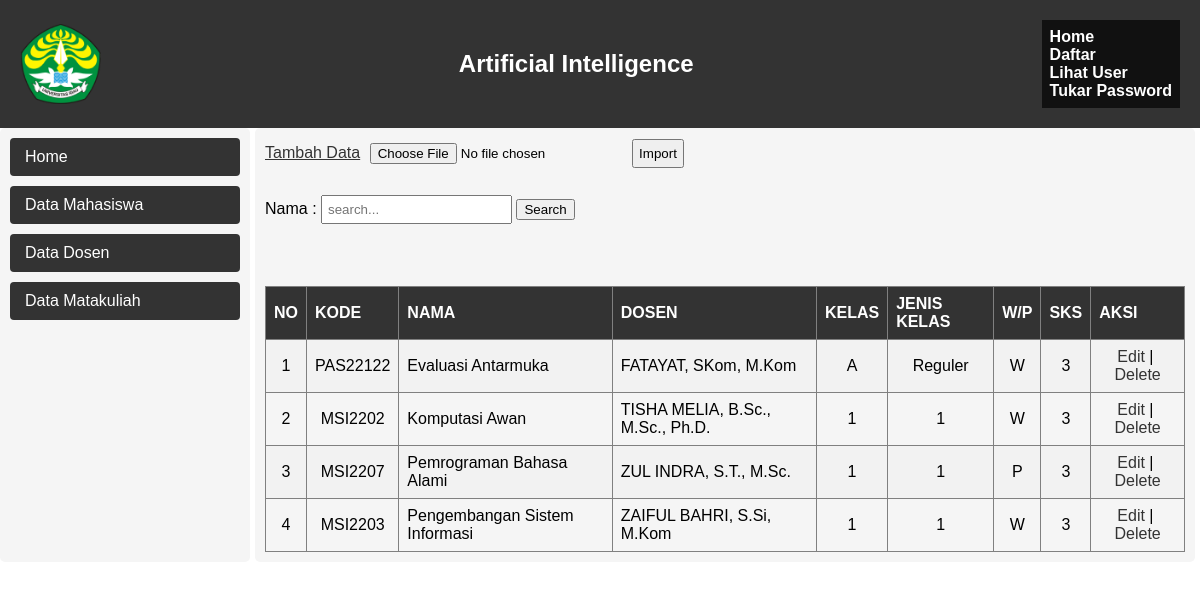
The app's page /data_matakuliah.php with its own data.
### tables this page shows
CREATE TABLE `matkul_web` (
  `id_matkul` int(11) NOT NULL,
  `kode` varchar(10) NOT NULL,
  `nama` varchar(30) NOT NULL,
  `dosen` varchar(50) NOT NULL,
  `kelas` char(1) NOT NULL,
  `jenis_kelas` varchar(15) NOT NULL,
  `wp` char(1) NOT NULL,
  `sks` int(2) NOT NULL
);

### data_matakuliah.php (the view, shortened to what this page needs)
<?php
include 'koneksi.php';
    if (isset($_GET["submit"])) {
    $nama = ($_GET["nama"]);
    $nama = mysqli_real_escape_string($conn, $nama);
    $query  = "SELECT * FROM matkul_web WHERE nama LIKE '%$nama%' ";
    $query .= "ORDER BY nama ASC";
    $pesan = "Hasil pencarian untuk nama <b>\"$nama\" </b>:";
} else {
    $query = "SELECT * FROM matkul_web ORDER BY nama ASC";
}
?>
<!DOCTYPE html>
<html>
<head>
    <link rel="stylesheet" href="css/data_dosen.css">
</head>
<body>
    <div class="header">
        <div class="logo">
            <img src="img/unri (1).png" alt="Logo">
        </div>
        <div class="title">Artificial Intelligence</div>
        <div class="navbar">
            <ul>
                <li><a href="home.php">Home</a></li>
                <li><a href="daftar.php">Daftar</a></li>
                <li><a href="user.php">Lihat User</a></li>
                <li><a href="password.php">Tukar Password</a></li>
            </ul>
        </div>
    </div>
    <div class="container">
        <div class="column column-kiri">
        <ul>
                <li><a href="home.php">Home</a></li>
                <li><a href="data_mahasiswa.php">Data Mahasiswa</a></li>
                <li><a href="data_dosen.php">Data Dosen</a></li>
                <li><a href="data_matakuliah.php">Data Matakuliah</a></li>
            </ul>
        </div>
        <div class="column column-kanan table-container">
            <a href="form_tambah_matkul.php">Tambah Data</a>
            <input type="file">
            <button>Import</button>
            <form id="search" action="data_matakuliah.php" method="get">
                <p>
                    <label for="nim">Nama : </label>
                    <input type="text" name="nama" id="nama" placeholder="search...">
                    <input type="submit" name="submit" value="Search">
                </p>
            </form>
            <br><br>
            <table border="1" cellpadding="3" cellspacing="3" width="1200px" style="border-collapse: collapse;">
                <tr>
                    <th>NO</th>
                    <th>KODE</th>
                    <th>NAMA</th>
                    <th>DOSEN</th>
                    <th>KELAS</th>
                    <th>JENIS KELAS</th>
                    <th>W/P</th>
                    <th>SKS</th>
                    <th>AKSI</th>
                </tr>
                <?php
                $matkul = mysqli_query($conn, $query);
                $no=1;
                foreach ($matkul as $row){
                    echo"<tr>
                        <td style='text-align:center;'>$no</td>
                        <td style='text-align:center;'>".$row['kode']."</td>
                        <td>".$row['nama']."</td>
                        <td>".$row['dosen']."</td>
                        <td style='text-align:center;'>".$row['kelas']."</td>
                        <td style='text-align:center;'>".$row['jenis_kelas']."</td>
                        <td style='text-align:center;'>".$row['wp']."</td>
                        <td style='text-align:center;'>".$row['sks']."</td>
                        <td style='text-align:center;'>
                            <a href=form_edit_matakuliah.php?kode=$row[kode] style='text-decoration:none;'>Edit</a>&nbsp;|&nbsp;
                            <a href=delete_matakuliah.php?kode=$row[kode] style='text-decoration:none;'>Delete</a>
                        </td>
                    </tr>";
                    $no++;
                }
                ?>
            </table>
        </div>
    </div>
<html>

### css/data_dosen.css (style rules this page uses)
body { margin: 0; padding: 0; font-family: Arial, sans-serif; }
.header { background-color: #333; color: #fff; padding: 20px; display: flex; align-items: center; justify-content: space-between; }
.logo { display: flex; align-items: center; }
.logo img { height: 80px; margin-right: 10px; }
.title { font-size: 24px; font-weight: bold; }
.navbar { padding: 0px; background-color: #111111; display: flex; flex-direction: column; align-items: flex-start; }
.navbar ul { list-style-type: none; margin: 0; padding: 8px; }
.navbar a { text-decoration: none; color: #fff; font-weight: bold; }
.container { display: flex; justify-content: space-between; margin: 0px; }
.column { padding: 10px; background-color: #f5f5f5; border-radius: 5px; margin-right: 5px; }
.column-kiri { width: 20%; }
.column-kanan { width: 80%; }
.column ul { list-style-type: none; padding: 0; margin: 0; }
.column ul li { margin-bottom: 5px; }
.column a { margin-bottom: 10px; color: #333; }
.column input[type='file'], .column button, .column input[type='text'] { margin-bottom: 10px; padding: 5px; }
table { border-collapse: collapse; width: 100%; }
th, td { padding: 8px; text-align: left; }
th { background-color: #333; color: #fff; }
tr:nth-child(even) { background-color: #f2f2f2; }

### data_matakuliah.php (style rules this page uses)
.column-kiri ul { padding: 0; list-style: none; }
.column-kiri li { margin-bottom: 10px; }
.column-kiri a { display: block; padding: 10px 15px; text-decoration: none; color: #fff; background-color: #333; border-radius: 4px; transition: background-color 0.3s ease; font-family: Arial, sans-serif; }

### records on screen
matkul_web: kode "PAS22122", nama "Evaluasi Antarmuka", dosen "FATAYAT, SKom, M.Kom", kelas "A", jenis_kelas "Reguler", wp "W", sks "3"
matkul_web: kode "MSI2202", nama "Komputasi Awan", dosen "TISHA MELIA, B.Sc., M.Sc., Ph.D.", kelas "1", jenis_kelas "1", wp "W", sks "3"
matkul_web: kode "MSI2207", nama "Pemrograman Bahasa Alami", dosen "ZUL INDRA, S.T., M.Sc.", kelas "1", jenis_kelas "1", wp "P", sks "3"
matkul_web: kode "MSI2203", nama "Pengembangan Sistem Informasi", dosen "ZAIFUL BAHRI, S.Si, M.Kom", kelas "1", jenis_kelas "1", wp "W", sks "3"
